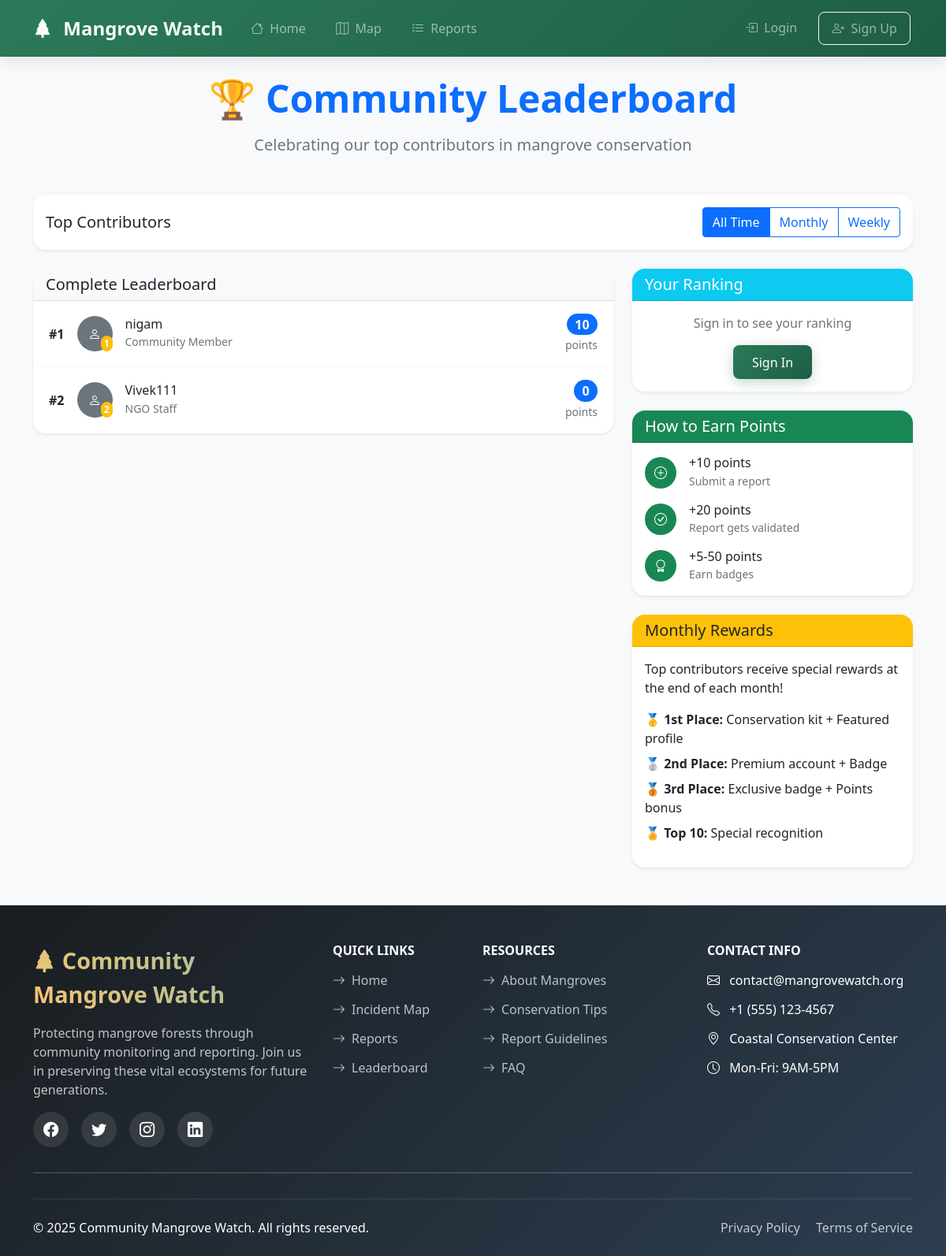
Screenshot of /users/leaderboard/ with the database file from the repository.
### users/models.py (models this page shows, shortened)
class CustomUser(AbstractUser):
    USER_TYPES = [
        ('community', 'Community Member'),
        ('fisherman', 'Fisherman'),
        ('scientist', 'Citizen Scientist'),
        ('ngo', 'NGO Staff'),
        ('government', 'Government Official'),
        ('researcher', 'Researcher'),
    ]
    user_type = models.CharField(max_length=20, choices=USER_TYPES, default='community')
    phone_number = models.CharField(max_length=15, blank=True)
    organization = models.CharField(max_length=100, blank=True)
    location = models.CharField(max_length=100, blank=True)
    bio = models.TextField(blank=True)
    profile_picture = models.ImageField(upload_to='profile_pics/', blank=True)
    points = models.IntegerField(default=0)
    level = models.IntegerField(default=1)
    created_at = models.DateTimeField(default=timezone.now)

### users/views.py (the view)
# urls.py: path('leaderboard/', views.leaderboard, name='leaderboard'),
def leaderboard(request):
    top_users = CustomUser.objects.order_by('-points')[:20]
    return render(request, 'users/leaderboard.html', {'top_users': top_users})

### gamification/utils.py (called while the page is built)
def gamification_context(request):
    if request.user.is_authenticated:
        return {
            'user_points': request.user.points,
            'user_level': request.user.level,
            'user_badges': UserBadge.objects.filter(user=request.user).select_related('badge')[:5],
        }
    return {}

### templates/users/leaderboard.html (shortened to what this page needs)
{% extends 'base.html' %}
{% block content %}
<div class="container py-4">
    <div class="text-center mb-5">
        <h1 class="display-5 fw-bold text-primary mb-3">🏆 Community Leaderboard</h1>
        <p class="lead text-muted">Celebrating our top contributors in mangrove conservation</p>
    </div>
    <div class="card shadow-sm mb-4">
        <div class="card-body">
            <div class="row align-items-center">
                <div class="col-md-6">
                    <h5 class="mb-0">Top Contributors</h5>
                </div>
                <div class="col-md-6 text-md-end">
                    <div class="btn-group" role="group">
                        <button type="button" class="btn btn-outline-primary active">All Time</button>
                        <button type="button" class="btn btn-outline-primary">Monthly</button>
                        <button type="button" class="btn btn-outline-primary">Weekly</button>
                    </div>
                </div>
            </div>
        </div>
    </div>
    <div class="row">
        <div class="col-lg-8">
            <div class="card shadow-sm">
                <div class="card-header bg-light">
                    <h5 class="mb-0">Complete Leaderboard</h5>
                </div>
                <div class="card-body p-0">
                    <div class="list-group list-group-flush">
                        {% for user in top_users %}
                        <div class="list-group-item d-flex justify-content-between align-items-center">
                            <div class="d-flex align-items-center">
                                <span class="fw-bold me-3">#{{ forloop.counter }}</span>
                                <div class="position-relative me-3">
                                    {% if user.profile_picture %}
                                    <img src="{{ user.profile_picture.url }}" class="rounded-circle" width="45" height="45" alt="{{ user.username }}">
                                    {% else %}
                                    <div class="bg-secondary rounded-circle d-flex align-items-center justify-content-center" style="width: 45px; height: 45px;">
                                        <i class="bi bi-person text-white"></i>
                                    </div>
                                    {% endif %}
                                    {% if forloop.counter <= 3 %}
                                    <span class="position-absolute bottom-0 end-0 badge bg-warning rounded-pill p-1">
                                        {{ forloop.counter }}
                                    </span>
                                    {% endif %}
                                </div>
                                <div>
                                    <h6 class="mb-0">{{ user.username }}</h6>
                                    <small class="text-muted">{{ user.get_user_type_display }}</small>
                                </div>
                            </div>
                            <div class="text-end">
                                <span class="badge bg-primary rounded-pill fs-6">{{ user.points }}</span>
                                <div><small class="text-muted">points</small></div>
                            </div>
                        </div>
                        {% endfor %}
                    </div>
                </div>
            </div>
        </div>
        <div class="col-lg-4">
            <div class="card shadow-sm mb-4">
                <div class="card-header bg-info text-white">
                    <h5 class="mb-0">Your Ranking</h5>
                </div>
                <div class="card-body text-center">
                    {% if user.is_authenticated %}
                    {% for u in top_users %}
                    {% if u.id == user.id %}
                    <div class="display-6 fw-bold text-primary">#{{ forloop.counter }}</div>
                    <h5 class="text-success mb-2">{{ user.username }}</h5>
                    <div class="display-4 fw-bold text-primary">{{ user.points }}</div>
                    <p class="text-muted">points earned</p>
                    {% endif %}
                    {% endfor %}
                    {% else %}
                    <p class="text-muted">Sign in to see your ranking</p>
                    <a href="{% url 'login' %}" class="btn btn-primary">Sign In</a>
                    {% endif %}
                </div>
            </div>
            <div class="card shadow-sm mb-4">
                <div class="card-header bg-success text-white">
                    <h5 class="mb-0">How to Earn Points</h5>
                </div>
                <div class="card-body">
                    <div class="d-flex align-items-center mb-3">
                        <div class="bg-success rounded-circle d-flex align-items-center justify-content-center me-3" style="width: 40px; height: 40px;">
                            <i class="bi bi-plus-circle text-white"></i>
                        </div>
                        <div>
                            <h6 class="mb-0">+10 points</h6>
                            <small class="text-muted">Submit a report</small>
                        </div>
                    </div>
                    <div class="d-flex align-items-center mb-3">
                        <div class="bg-success rounded-circle d-flex align-items-center justify-content-center me-3" style="width: 40px; height: 40px;">
                            <i class="bi bi-check-circle text-white"></i>
                        </div>
                        <div>
                            <h6 class="mb-0">+20 points</h6>
                            <small class="text-muted">Report gets validated</small>
                        </div>
                    </div>
                    <div class="d-flex align-items-center">
                        <div class="bg-success rounded-circle d-flex align-items-center justify-content-center me-3" style="width: 40px; height: 40px;">
                            <i class="bi bi-award text-white"></i>
                        </div>
                        <div>
                            <h6 class="mb-0">+5-50 points</h6>
                            <small class="text-muted">Earn badges</small>
                        </div>
                    </div>
                </div>
            </div>
            <div class="card shadow-sm">
                <div class="card-header bg-warning text-dark">
                    <h5 class="mb-0">Monthly Rewards</h5>
                </div>
                <div class="card-body">
                    <p class="mb-3">Top contributors receive special rewards at the end of each month!</p>
                    <ul class="list-unstyled">
                        <li class="mb-2">🥇 <strong>1st Place:</strong> Conservation kit + Featured profile</li>
                        <li class="mb-2">🥈 <strong>2nd Place:</strong> Premium account + Badge</li>
                        <li class="mb-2">🥉 <strong>3rd Place:</strong> Exclusive badge + Points bonus</li>
                        <li class="mb-0">🏅 <strong>Top 10:</strong> Special recognition</li>
                    </ul>
                </div>
            </div>
        </div>
    </div>
</div>
{% endblock %}

### templates/base.html (style rules this page uses)
:root { --primary-color: #2c7a5a; --primary-dark: #1e5e44; --secondary-color: #8cc1aa; --accent-color: #f8c471; --light-bg: #f8f9fa; --dark-bg: #1a1d20; }
body { background-color: var(--light-bg); font-family: 'Segoe UI', Tahoma, Geneva, Verdana, sans-serif; min-height: 100vh; display: flex; flex-direction: column; }
.btn-primary { background: linear-gradient(135deg, var(--primary-color), var(--primary-dark)); border: none; border-radius: 8px; padding: 0.6rem 1.5rem; font-weight: 500; transition: all 0.3s ease; box-shadow: 0 4px 15px rgba(44, 122, 90, 0.3); }
.card { border: none; border-radius: 16px; box-shadow: 0 8px 25px rgba(0, 0, 0, 0.08); margin-bottom: 24px; transition: all 0.3s ease; overflow: hidden; }

### templates/users/leaderboard.html (style rules this page uses)
.list-group-item { padding: 1rem 1.25rem; border-color: #f8f9fa; }

### rows the page displays
CustomUser: username "nigam", user_type "Community Member", points "10"
CustomUser: username "Vivek111", user_type "NGO Staff", points "0"
